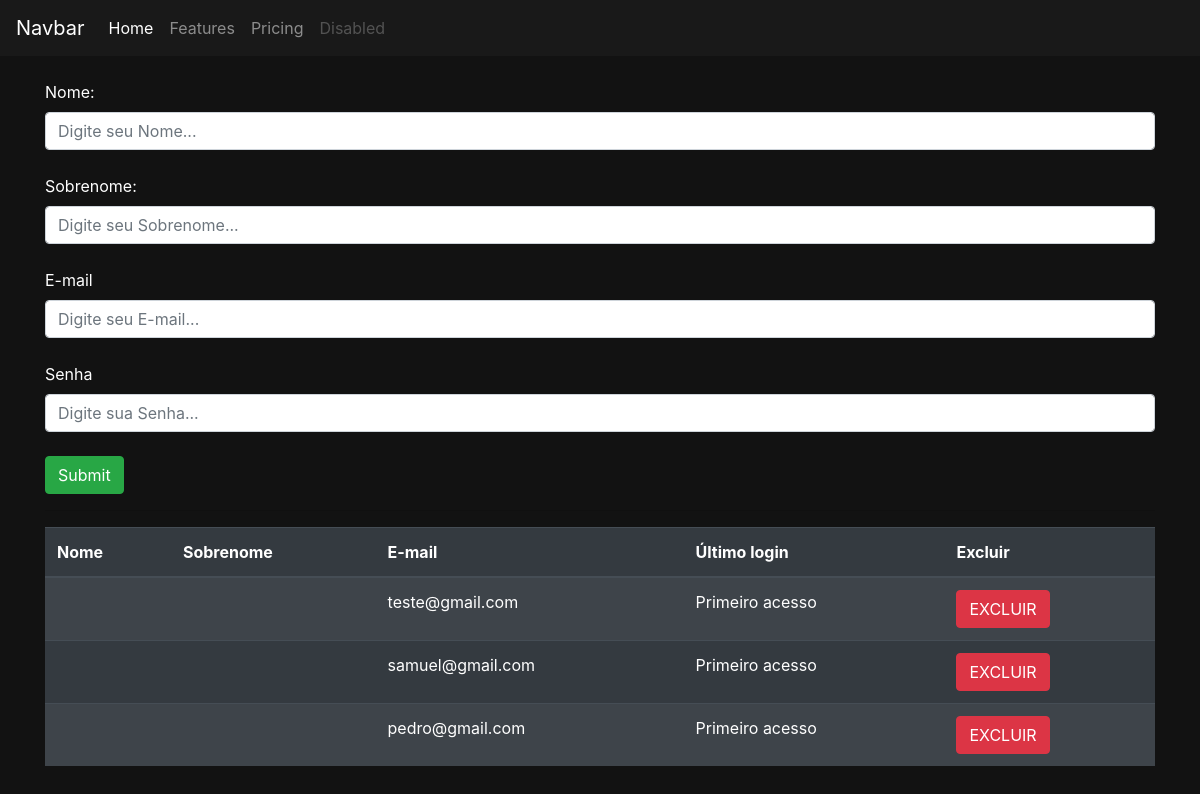
The page /auth/cadastrar_vendedor/ on the database as committed earlier.
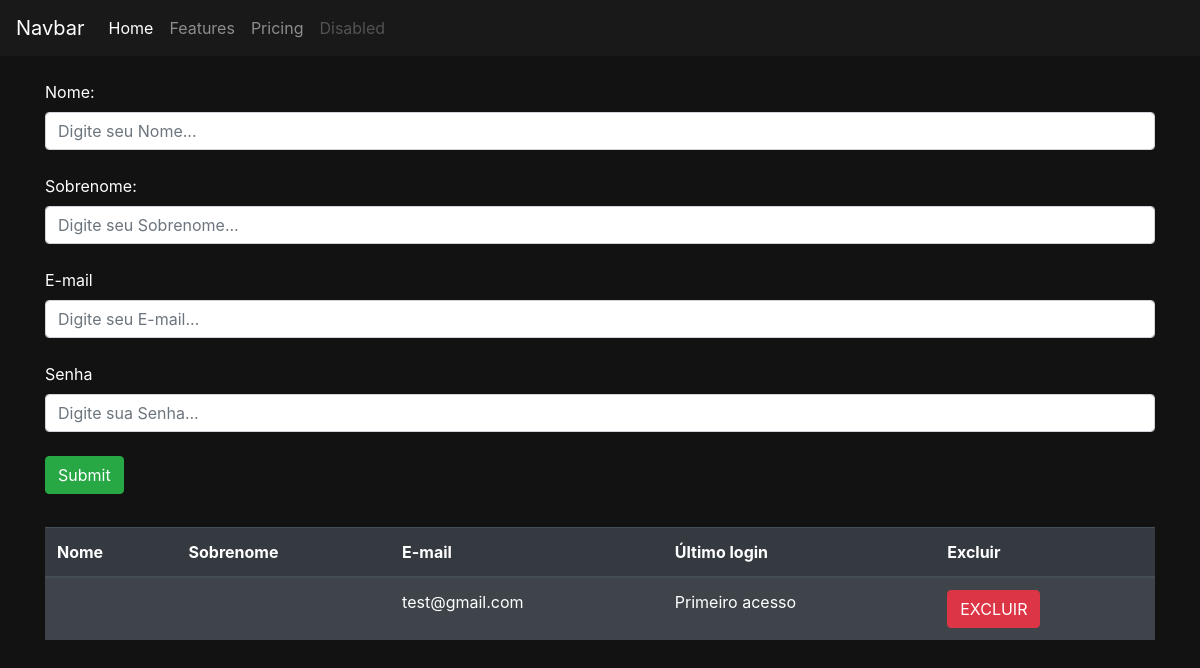
The same page on the database as committed later.
### usuarios/models.py (models this page shows)
class Users (AbstractUser):
    choices_cargo = (('V', 'vendedor'),
                     ('G', 'gerente'))
    cargo = models.CharField(max_length=1, choices=choices_cargo)

### usuarios/views.py (the view, shortened to what this page needs)
# urls.py: path('cadastrar_vendedor/', views.cadastrar_vendedor, name="cadastrar_vendedor"),
@has_permission_decorator('cadastrar_vendedor')
def cadastrar_vendedor(request):
    if request.method == "GET":
        vendedores = Users.objects.filter(cargo="V")
        return render(request, 'cadastrar_vendedor.html', {'vendedores': vendedores})

### usuarios/templates/cadastrar_vendedor.html (shortened to what this page needs)
{% extends 'base.html' %}
{% block 'body' %}
    <div class="container">
        <form action="{% url 'cadastrar_vendedor' %}" method="POST">{% csrf_token %}
            <br>
            <label>Nome:</label>
            <input type="text" placeholder="Digite seu Nome..." name="nome" class="form-control">
            <br>
            <label>Sobrenome:</label>
            <input type="text" placeholder="Digite seu Sobrenome..." name="sobrenome" class="form-control">
            <br>
            <label>E-mail</label>
            <input type="email" placeholder="Digite seu E-mail..." name="email" class="form-control">
            <br>
            <label>Senha</label>
            <input type="password" placeholder="Digite sua Senha..." name="senha" class="form-control">
            <br>
            <input type="submit" class="btn btn-success">
        </form>
        <hr class="bg-hr">
        <table class="table table-striped table-dark">
            <thead>
                <tr>
                    <th scope="col">Nome</th>
                    <th scope="col">Sobrenome</th>
                    <th scope="col">E-mail</th>
                    <th scope="col">Último login</th>
                    <th scope="col">Excluir</th>
                </tr>
            </thead>
            <tbody>
                {% for vendedor in vendedores%}
                    <tr>
                        <th>{{vendedor.first_name}}</th>
                        <td>{{vendedor.last_name}}</td>
                        <td>{{vendedor.email}}</td>
                        <td>{% if not vendedor.last_login %}
                                Primeiro acesso
                            {% else %}
                                {{vendedor.last_login}}
                            {% endif %}
                        </td>
                        <td><a href="{% url 'excluir_usuario' vendedor.id %}" class="btn btn-danger">EXCLUIR</a></td>
                    </tr>
                {% endfor %}
            </tbody>
            </table>
    </div>
{% endblock %}

### templates/base.html (shortened to what this page needs)
{% load static %}
<!doctype html>
<html lang="pt-BR">
  <head>
    <link rel="stylesheet" href="https://cdn.jsdelivr.net/npm/bootstrap@4.6.2/dist/css/bootstrap.min.css">
    <link rel="stylesheet" href="{% static 'usuarios/css/css.css' %}">
  </head>
  <body class="fundo">
    <nav class="navbar navbar-expand-lg navbar-dark bg-nav">
      <a class="navbar-brand" href="#">Navbar</a>
      <div class="collapse navbar-collapse" id="navbarNav">
        <ul class="navbar-nav">
          <li class="nav-item active">
            <a class="nav-link" href="#">Home <span class="sr-only">(current)</span></a>
          </li>
          <li class="nav-item">
            <a class="nav-link" href="#">Features</a>
          </li>
          <li class="nav-item">
            <a class="nav-link" href="#">Pricing</a>
          </li>
          <li class="nav-item">
            <a class="nav-link disabled" href="#">Disabled</a>
          </li>
        </ul>
      </div>
    </nav>
    {% block 'body' %}
    {% endblock %}
  </body>
</html>

### templates/static/usuarios/css/js/css.css (style rules this page uses)
.fundo { background-color: #121212; color: white; }
.bg-nav { background-color: #191919; }
.bg-hr { background-color: #gray }

Rows that differ between the two databases and show on the page:
removed Users: email "teste@gmail.com", shows "Primeiro acesso"
removed Users: email "samuel@gmail.com", shows "Primeiro acesso"
removed Users: email "pedro@gmail.com", shows "Primeiro acesso"
added Users: email "test@gmail.com", shows "Primeiro acesso"
